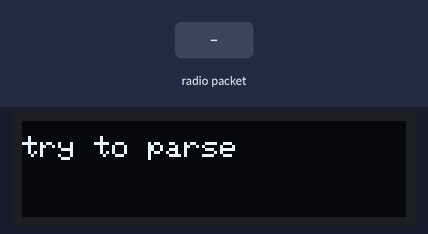
A sketch run on a simulated Arduino Uno, built with avr-gcc and run on an emulated ATmega328P. Parts: 128×32 one-colour display. Inputs (shaded band) come from the test bench. The display library's start-up logo is not drawn; no radio packets arrive unless stated.

Above: at 3.2 s.
3.3 s: radio packet "print" arrives
At 4.0 s:
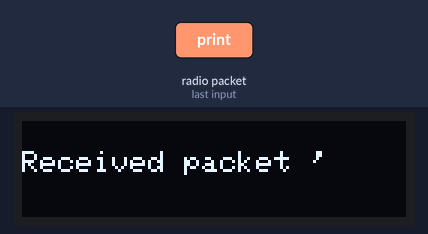
At 5.1 s:
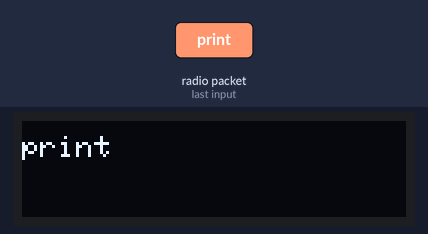
Timing chart, 0 to 6.6 s (numbered marks = the images above; inputs shaded):
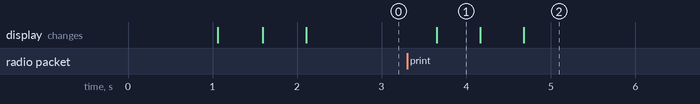

Measured:
- after the input at 3.3 s, the display: changes after 0.35 s (image 1)
- what the display in image 1 shows lasts 0.5 s, from 3.7 s to 4.2 s

The sketch:

lora-meteo-server.ino
```cpp
#include <SPI.h>
#include <LoRa.h>
#include <Adafruit_SSD1306.h>

#define LORAFREQ 433E6
#define LEDDEBUG

Adafruit_SSD1306 display(4);
String stringTotal;

void setup() {
  display.begin(SSD1306_SWITCHCAPVCC, 0x3C);  // initialize with the I2C addr 0x3C (for the 128x32)
  display.display();
  delay(1000);
  display.clearDisplay();

  ToOledPrint("Starting Lora ... ", "print", 0,5);

  if (!LoRa.begin(LORAFREQ)) {
    ToOledPrint("Starting LoRa failed!", "print", 0,5);
    while (1);
  }
  ToOledPrint("Lora started ", "print", 0,5);
}

void loop() {
  // try to parse packet
  ToOledPrint("try to parse  ", "print", 0,5);
  int packetSize = LoRa.parsePacket();
  if (packetSize) {
    // received a packet
    ToOledPrint("Received packet '", "print", 0,10);

    // read packet
    ToOledPrint("read packet '", "print", 0,10);
    while (LoRa.available()) {
      stringTotal += (String((char)LoRa.read()));
    }
    //check_data_prefix = "weather,location=uglovo,region=aerodrom ";
    //add check_data_prefix
    ToOledPrint(stringTotal, "print", 0,5);
    delay(120000);

    // print RSSI of packet
    ToOledPrint("' with RSSI ", "print", 0,10);
    ToOledPrint(String(LoRa.packetRssi()), "print", 0,10);
  }
}

void ToOledPrint(String text, String mode, int x, int y) {
  display.clearDisplay();
  display.setTextSize(1);
  display.setCursor(x,y);
  if(mode == "print"){
    display.setTextColor(WHITE);
    display.println(text);
    display.display();
  }
  else {

    display.setTextColor(BLACK);
    display.println(text);
    display.display();
  }
  digitalWrite(13, HIGH);
  delay(500);
  digitalWrite(13, LOW);
}
```
